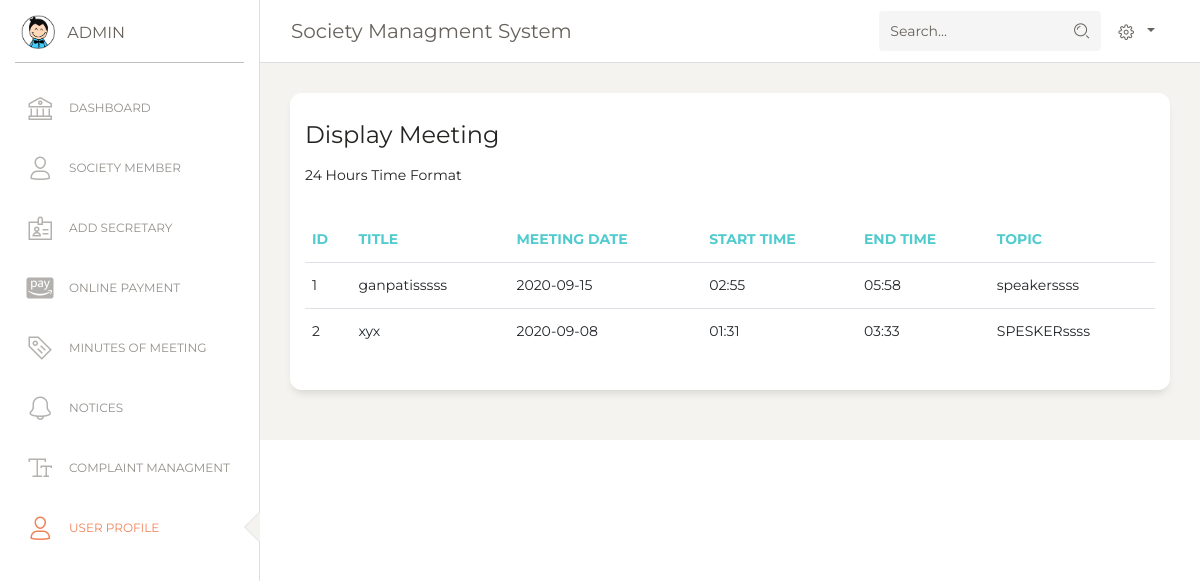
The page /SMS/admin/dashboard/minutes_of_meeting_admin.php on the database its author committed.
### tables this page shows
CREATE TABLE `mom_meeting` (
  `meeting_id` int(255) NOT NULL,
  `title` varchar(255) NOT NULL,
  `meeting_date` date NOT NULL,
  `start_time` varchar(10) NOT NULL,
  `end_time` varchar(10) NOT NULL,
  `topic` varchar(255) NOT NULL
);

### SMS/admin/dashboard/minutes_of_meeting_admin.php (the view, shortened to what this page needs)
<!DOCTYPE html>
<html lang="en">
<head>
  <link href="https://maxcdn.bootstrapcdn.com/font-awesome/latest/css/font-awesome.min.css" rel="stylesheet">
  <link href="../assets/css/bootstrap.min.css" rel="stylesheet" />
  <link href="../assets/css/paper-dashboard.css?v=2.0.1" rel="stylesheet" />
  <link href="../assets/demo/demo.css" rel="stylesheet" />
</head>
<body class="">
  <div class="wrapper ">
    <div class="sidebar" data-color="white" data-active-color="danger">
      <div class="logo">
        <a href="https://www.creative-tim.com" class="simple-text logo-mini">
          <div class="logo-image-small">
            <img src="../assets/img/logo-small.png">
          </div>
        </a>
        <a href="https://www.creative-tim.com" class="simple-text logo-normal">
          <?php echo "Admin"?>
        </a>
      </div>
      <div class="sidebar-wrapper">
        <?php  include "side_menu_admin.php" ?>
      </div>
    </div>
    <div class="main-panel">
      <nav class="navbar navbar-expand-lg navbar-absolute fixed-top navbar-transparent">
        <div class="container-fluid">
          <div class="navbar-wrapper">
            <a class="navbar-brand" href="#">Society Managment System</a>
          </div>
          <div class="collapse navbar-collapse justify-content-end" id="navigation">
            <form>
              <div class="input-group no-border">
                <input type="text" value="" class="form-control" placeholder="Search...">
                <div class="input-group-append">
                  <div class="input-group-text">
                    <i class="nc-icon nc-zoom-split"></i>
                  </div>
                </div>
              </div>
            </form>
            <?php include "nav_bar_admin.php"?>
          </div>
        </div>
      </nav>
        <div class="content">
        <div class="row">
          <div class="col-md-12">
            <div class="card">
              <div class="card-header">
                <h4 class="card-title"> Display Meeting</h4>
                <p>24 Hours Time Format</p>
              </div>
              <div class="card-body">
                <div class="table-responsive">
                  <table class="table">
                    <thead class=" text-primary">
                        <th>
                        Id
                      </th>
                      <th>
                      Title
                      </th>
                      <th>
                        Meeting Date
                      </th>
                       <th>
                        Start Time
                      </th>
                      <th>
                        End Time
                      </th>
                      <th>
                       Topic
                      </th>
                    </thead>
<?php
include "connection.php";
$displayquery="select * from mom_meeting";
$result = mysqli_query($conn,$displayquery);
if(mysqli_num_rows($result)>0){
  $number=1;
  while ($row=mysqli_fetch_array($result)) {
echo  '<tr>';
echo '<td>'.$number.'</td>';
  echo '<td>'.$row['title'].'</td>';
   echo '<td>'.$row['meeting_date'].'</td>';
    echo '<td>'.$row['start_time'].'</td>';
     echo '<td>'.$row['end_time'].'</td>';
      echo '<td>'.$row['topic'].'</td>';
echo'</tr>';
$number++;
}
 }?>
                  </table>
                </div>
              </div>
            </div>
          </div>
        </div>
      </div>
    </div>
  </div>
</body>
</html>

### rows shown on the page
mom_meeting: title "ganpatisssss", meeting_date "2020-09-15", start_time "02:55", end_time "05:58", topic "speakerssss"
mom_meeting: title "xyx", meeting_date "2020-09-08", start_time "01:31", end_time "03:33", topic "SPESKERssss"
